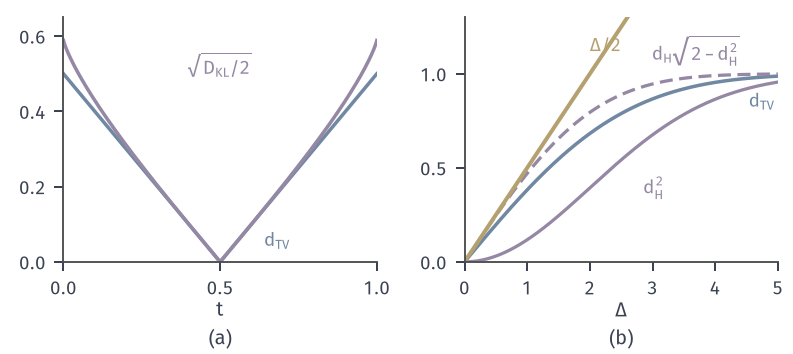

The script that drew this image:
from pathlib import Path
import sys
HERE = Path(__file__).resolve().parent
sys.path.insert(0, str(HERE.parent/'dcomp-common'))
from common import *
# (a) P=Bern(t), Q=Bern(1/2): d_TV=|t-1/2| (blue) and Pinsker bound sqrt(D_KL(P||Q)/2) (purple).
# (b) P=N(0,1), Q=N(D,1): d_TV = 2Phi(D/2)-1 (blue); d_H^2 = 1-exp(-D^2/8) (purple, lower);
#     d_H sqrt(2-d_H^2) (purple dashed, upper); Pinsker sqrt(KL/2) = D/2 (yellow).
fig, axs = figure(width_mm=112, height_mm=50, ncols=2)
panel(fig, left=.08, right=.98, top=.95, bottom=.26, wspace=.28)
ax = axs[0]
t = np.linspace(1e-6, 1-1e-6, 600)
D = t*np.log(2*t)+(1-t)*np.log(2*(1-t))
ax.plot(t, np.abs(t-.5), color=BLUE, lw=1.4)
ax.plot(t, np.sqrt(D/2), color=PURPLE, lw=1.4)
lab(ax, .64, .04, r'$d_{\mathrm{TV}}$', BLUE, ha='left')
lab(ax, .5, .5, r'$\sqrt{D_{\mathrm{KL}}/2}$', PURPLE, ha='center')
ax.set_xlim(0, 1); ax.set_ylim(0, .65); ax.set_xticks([0, .5, 1]); ax.set_yticks([0, .2, .4, .6])
axlab(ax, '$t$', None)
ax = axs[1]
d = np.linspace(0, 5, 500)
tv = 2*Phi(d/2)-1
h2 = 1-np.exp(-d*d/8)
ax.plot(d, tv, color=BLUE, lw=1.4)
ax.plot(d, h2, color=PURPLE, lw=1.3)
ax.plot(d, np.sqrt(h2)*np.sqrt(2-h2), color=PURPLE, lw=1.3, ls=DASH)
ax.plot(d, d/2, color=YELLOW, lw=1.6)
lab(ax, 2.0, 1.12, r'$\Delta/2$', YELLOW, ha='left')
lab(ax, 4.95, .9, r'$d_{\mathrm{TV}}$', BLUE, ha='right', va='top')
lab(ax, 2.85, .36, r'$d_{\mathrm{H}}^2$', PURPLE, ha='left')
lab(ax, 3.7, 1.07, r'$d_{\mathrm{H}}\sqrt{2-d_{\mathrm{H}}^2}$', PURPLE, ha='center')
ax.set_xlim(0, 5); ax.set_ylim(0, 1.3); ax.set_xticks([0, 1, 2, 3, 4, 5]); ax.set_yticks([0, .5, 1])
axlab(ax, r'$\Delta$', None)
tags(fig, axs)
save(fig, HERE, 'figure', {'Delta=1': {'tv': float(2*Phi(.5)-1), 'h2': 1-math.exp(-1/8)}})
